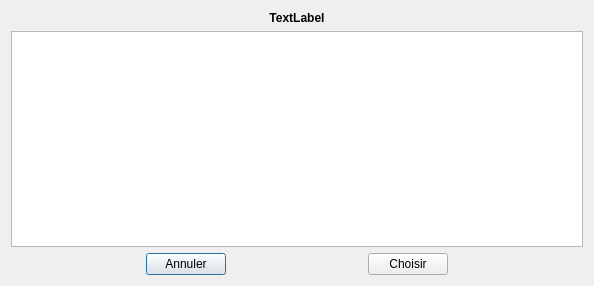
<?xml version="1.0" encoding="UTF-8"?>
<ui version="4.0">
 <class>diaporama</class>
 <widget class="QDialog" name="diaporama">
  <property name="geometry">
   <rect>
    <x>0</x>
    <y>0</y>
    <width>594</width>
    <height>286</height>
   </rect>
  </property>
  <property name="windowTitle">
   <string>Dialog</string>
  </property>
  <layout class="QVBoxLayout" name="verticalLayout">
   <item>
    <widget class="QLabel" name="lTitreChoixDiapo">
     <property name="font">
      <font>
       <bold>true</bold>
      </font>
     </property>
     <property name="text">
      <string>TextLabel</string>
     </property>
     <property name="alignment">
      <set>Qt::AlignCenter</set>
     </property>
    </widget>
   </item>
   <item>
    <widget class="QTableWidget" name="tbwChoixDiapo"/>
   </item>
   <item>
    <layout class="QHBoxLayout" name="hLayoutBoutDiapo">
     <item>
      <spacer name="horizontalSpacer">
       <property name="orientation">
        <enum>Qt::Horizontal</enum>
       </property>
       <property name="sizeHint" stdset="0">
        <size>
         <width>40</width>
         <height>20</height>
        </size>
       </property>
      </spacer>
     </item>
     <item>
      <widget class="QPushButton" name="bAnnuler">
       <property name="text">
        <string>Annuler</string>
       </property>
      </widget>
     </item>
     <item>
      <spacer name="horizontalSpacer_3">
       <property name="orientation">
        <enum>Qt::Horizontal</enum>
       </property>
       <property name="sizeHint" stdset="0">
        <size>
         <width>40</width>
         <height>20</height>
        </size>
       </property>
      </spacer>
     </item>
     <item>
      <widget class="QPushButton" name="bChoisir">
       <property name="text">
        <string>Choisir</string>
       </property>
      </widget>
     </item>
     <item>
      <spacer name="horizontalSpacer_2">
       <property name="orientation">
        <enum>Qt::Horizontal</enum>
       </property>
       <property name="sizeHint" stdset="0">
        <size>
         <width>40</width>
         <height>20</height>
        </size>
       </property>
      </spacer>
     </item>
    </layout>
   </item>
  </layout>
 </widget>
 <resources/>
 <connections/>
</ui>
